Frame 1 (no input): blank canvas, image omitted
Frame 60 (no input): blank canvas, image omitted
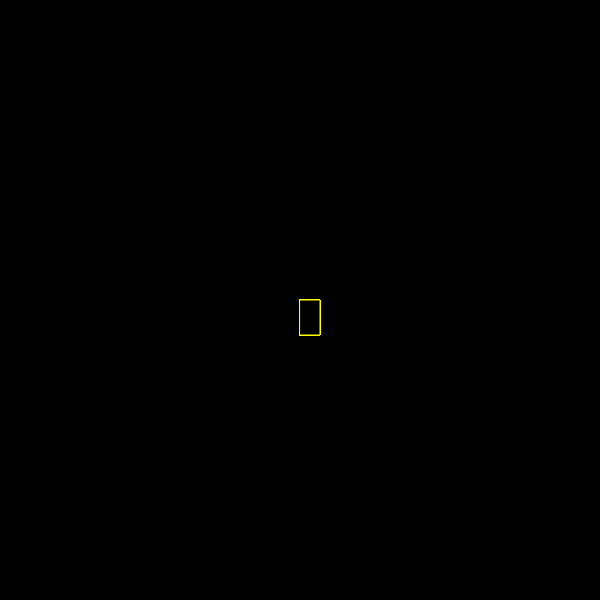
Frame 120 (the mouse pressed at the canvas centre since frame 60)

The p5.js sketch whose frames 1 and 60 were blank and that drew this single picture after the mouse press (run headless with seeded random() and noise() and a simulated clock; from frame 60 on, the mouse is pressed at the canvas centre):

// p5.js sketch
// ── sketch.js
function setup() {
    createCanvas(600, 600);
    background("black")
  }
  
  function draw() {
    stroke("yellow");
    fill("black");
    
    
    if (mouseIsPressed) {
      rect(mouseX, mouseY, 20, 35);
    }
  }
  
